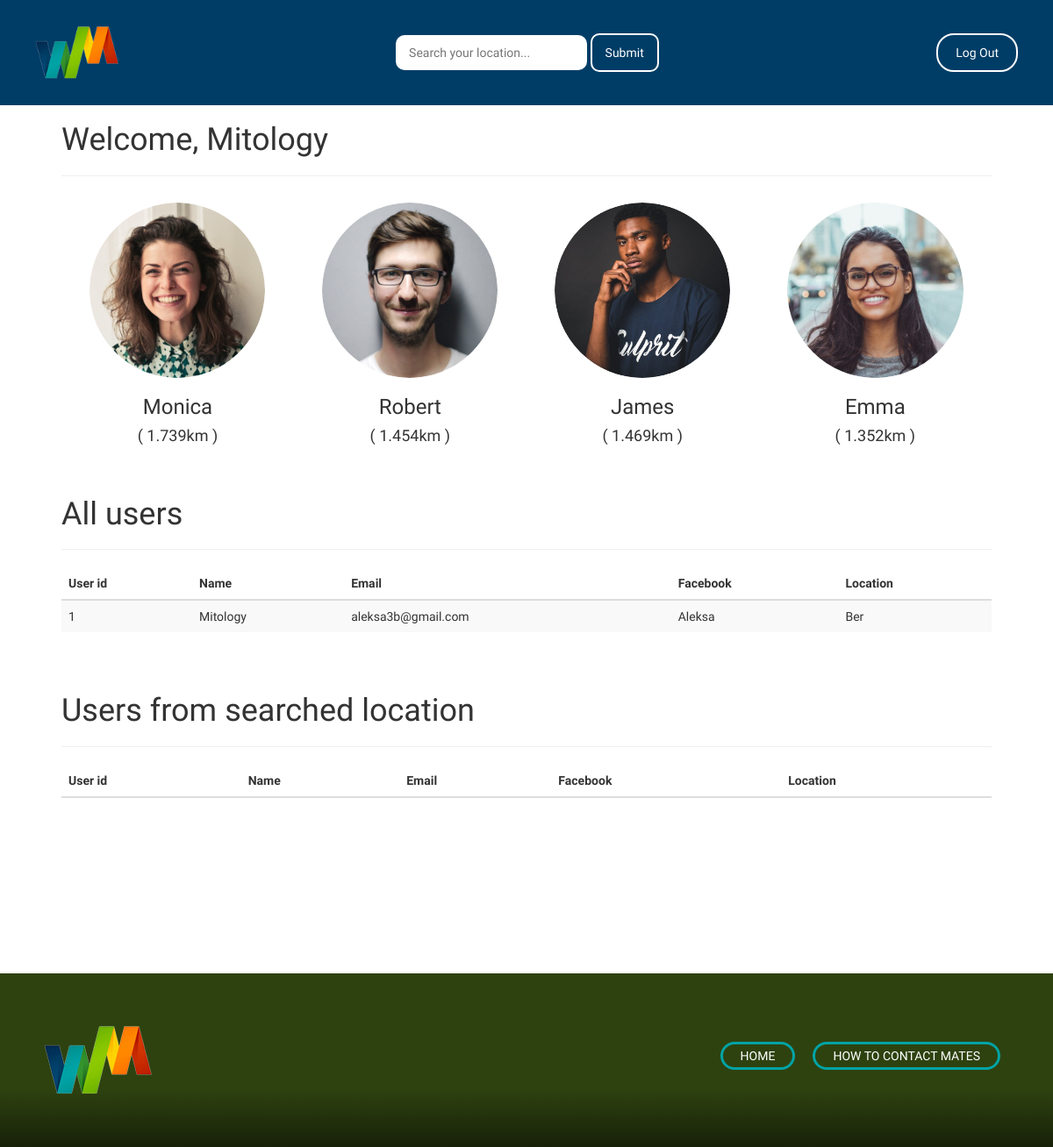
The page /dashboard (signed in) on the database as committed earlier.
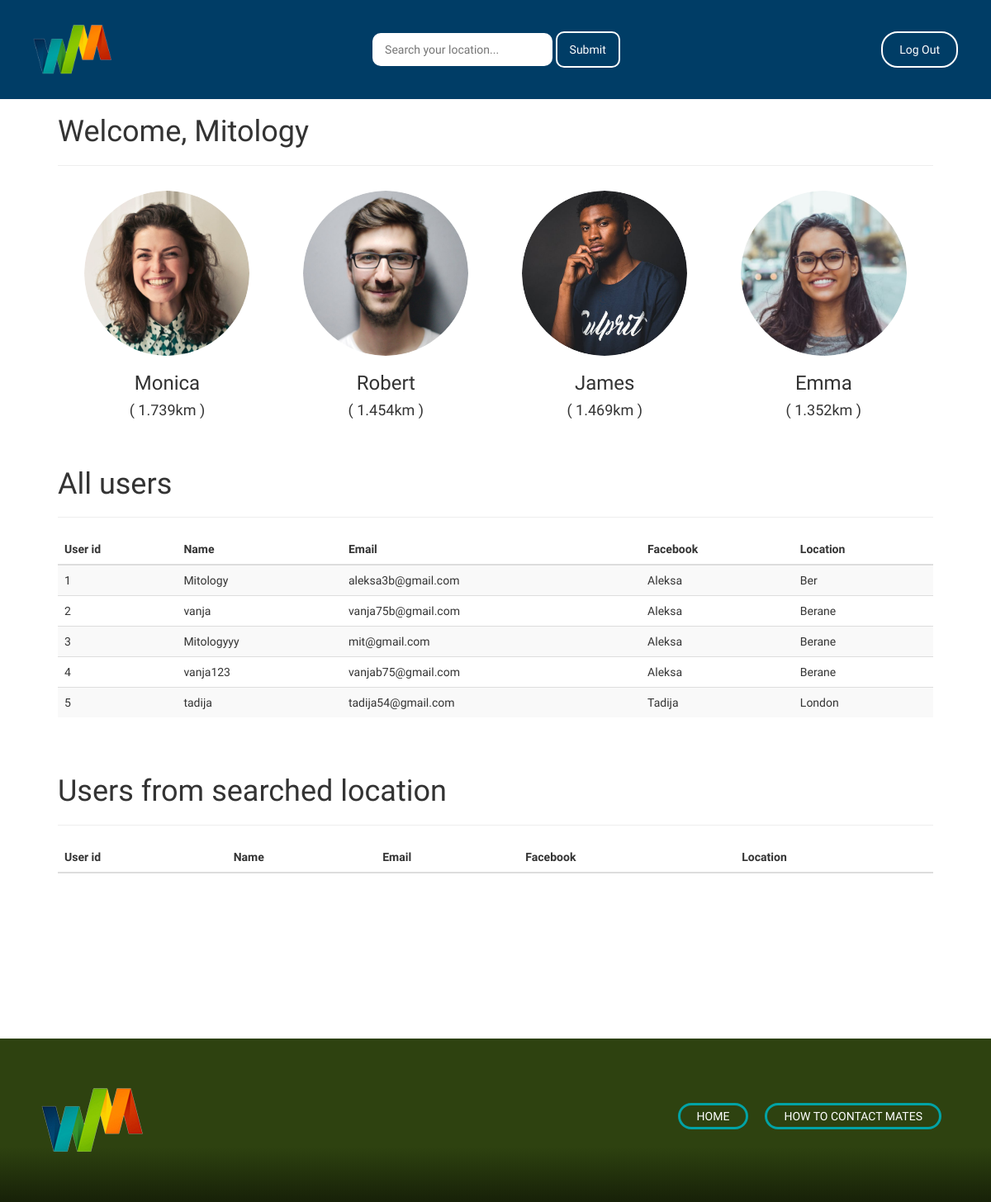
The same page on the database as committed later.
### app.py (models this page shows)
class User(UserMixin, db.Model):
    id = db.Column(db.Integer, primary_key=True)
    username = db.Column(db.String(15), unique=True)
    email = db.Column(db.String(50), unique=True)
    password = db.Column(db.String(80))
    facebook = db.Column(db.String(50))
    location = db.Column(db.String(50))

### app.py (the view)
@app.route("/dashboard")
@login_required
def dashboard():
    users = User.query.filter().all()
    inputValue = request.args.get('loc')
    if(inputValue == None):
        inputValue = "searched location"
    userLocation = User.query.filter_by(location=inputValue).all()
    return render_template('dashboard.html', users=users, name=current_user.username, userLocation=userLocation, inputValue=inputValue)

### app.py (called while the page is built)
@login_manager.user_loader
def load_user(user_id):
    return User.query.get(int(user_id))

### templates/dashboard.html (shortened to what this page needs)
{% extends "bootstrap/base.html" %} {% import "bootstrap/wtf.html" as wtf %}  {% block content %}
<!DOCTYPE html>
<html lang="en">
  <head>
    <link rel="stylesheet" href="{{url_for('.static', filename='main.css')}}" />
  </head>
  <body class="dashboardBody">
    <nav class="dashboardNav">
      <img src="../static/images/logo.png" alt="Logo" />
      <form>
        <input type="text" name="loc" placeholder="Search your location..." />
        <button type="submit">Submit</button>
      </form>
      <a href="{{ url_for('logout') }}">Log Out</a>
    </nav>
    <section class="dashboard">
      <h1>Welcome, {{ name }}</h1>
      <div class="bestCustomers">
        <div>
          <img src="../static/mates/person-2.png" alt="IMG" />
          <h3>Monica</h3>
          <h4>( 1.739km )</h4>
        </div>
        <div>
          <img src="../static/mates/person-3.png" alt="IMG" />
          <h3>Robert</h3>
          <h4>( 1.454km )</h4>
        </div>
        <div>
          <img src="../static/mates/person-4.png" alt="IMG" />
          <h3>James</h3>
          <h4>( 1.469km )</h4>
        </div>
        <div>
          <img src="../static/mates/person-1.jpg" alt="IMG" />
          <h3>Emma</h3>
          <h4>( 1.352km )</h4>
        </div>
      </div>
      <h1>All users</h1>
      <div class="table-responsive">
        <table class="table table-striped">
          <thead>
            <tr>
              <th>User id</th>
              <th>Name</th>
              <th>Email</th>
              <th>Facebook</th>
              <th>Location</th>
            </tr>
          </thead>
          <tbody>
            {% for user in users %}
            <tr>
              <td>{{ user.id }}</td>
              <td>{{ user.username }}</td>
              <td>{{ user.email }}</td>
              <td>{{ user.facebook }}</td>
              <td>{{ user.location }}</td>
            </tr>
            {% endfor %}
          </tbody>
        </table>
      </div>
      <h1>Users from {{ inputValue }}</h1>
      <div class="table-responsive">
        <table class="table table-striped">
          <thead>
            <tr>
              <th>User id</th>
              <th>Name</th>
              <th>Email</th>
              <th>Facebook</th>
              <th>Location</th>
            </tr>
          </thead>
        </table>
      </div>
    </section>
    <footer>
      <img src="../static/images/logo.png" alt="Logo" />
      <ul>
        <li><a href="{{ url_for('index') }}">Home</a></li>
        <li><a href="{{ url_for('contact') }}">How to contact mates</a></li>
      </ul>
    </footer>
  </body>
</html>
{% endblock %}

### static/main.css (style rules this page uses)
.dashboardBody { background-color: #fff; font-family: "Work Sans", sans-serif; }
.dashboardBody .dashboardNav { background-color: #003d66; display: -webkit-box; display: -ms-flexbox; display: flex; -webkit-box-pack: justify; -ms-flex-pack: justify; justify-content: space-between; -webkit-box-align: center; -ms-flex-align: center; align-items: center; padding: 30px 40px; }
.dashboardBody .dashboardNav img { height: 60px; }
.dashboardBody .dashboardNav input { border-radius: 10px; padding: 10px 10px 10px 15px; border: none; outline: none; }
.dashboardBody .dashboardNav button { background: none; color: #fff; text-decoration: none; border: 2px solid #fff; border-radius: 10px; padding: 10px 15px; -webkit-transition: all 500ms ease; transition: all 500ms ease; cursor: pointer; }
.dashboardBody .dashboardNav a { color: #fff; text-decoration: none; border: 2px solid #fff; border-radius: 20px; padding: 10px 20px; -webkit-transition: all 500ms ease; transition: all 500ms ease; }
.dashboardBody .dashboard { padding: 0 70px; }
.dashboardBody .dashboard h1 { border-bottom: 1px solid #eee; margin: 2rem 0; padding-bottom: 20px; }
.dashboardBody .dashboard .bestCustomers { display: -webkit-box; display: -ms-flexbox; display: flex; -ms-flex-pack: distribute; justify-content: space-around; -webkit-box-align: center; -ms-flex-align: center; align-items: center; text-align: center; margin: 3rem 0 5rem 0; }
.dashboardBody .dashboard .bestCustomers h3 { font-weight: 400; }
.dashboardBody .dashboard .bestCustomers img { height: 200px; border-radius: 50%; }
.dashboardBody .dashboard table:first-of-type { margin-bottom: 5rem; }
.dashboardBody footer { background-color: #000; margin-top: 15rem; padding: 60px 50px; }
.dashboardBody footer a { text-decoration: none; }
footer { display: -webkit-box; display: -ms-flexbox; display: flex; -webkit-box-pack: justify; -ms-flex-pack: justify; justify-content: space-between; -webkit-box-align: center; -ms-flex-align: center; align-items: center; padding: 90px 50px; background: #2e4210; background: -webkit-gradient(linear, left top, left bottom, color-stop(66%, #2e4210), to(rgba(46, 66, 16, 0.5))); background: linear-gradient(180deg, #2e4210 66%, rgba(46, 66, 16, 0.5) 100%); }
footer ul { display: -webkit-box; display: -ms-flexbox; display: flex; -webkit-box-pack: center; -ms-flex-pack: center; justify-content: center; -webkit-box-align: center; -ms-flex-align: center; align-items: center; list-style-type: none; }
footer ul a { color: #fff; text-decoration: none; font-weight: 500; text-transform: uppercase; margin: 0 10px; padding: 5px 20px; border: 3px solid #01a3a5; border-radius: 50px; cursor: pointer; -webkit-transition: all 500ms linear; transition: all 500ms linear; }
* { margin: 0; padding: 0; -webkit-box-sizing: border-box; box-sizing: border-box; }
body { background-color: #000; }
section, footer { font-family: "Work Sans", sans-serif; }

Rows that differ between the two databases and show on the page:
added User: id "2", username "vanja", email "vanja75b@gmail.com", facebook "Aleksa", location "Berane"
added User: id "3", username "Mitologyyy", email "mit@gmail.com", facebook "Aleksa", location "Berane"
added User: id "4", username "vanja123", email "vanjab75@gmail.com", facebook "Aleksa", location "Berane"
added User: id "5", username "tadija", email "tadija54@gmail.com", facebook "Tadija", location "London"
